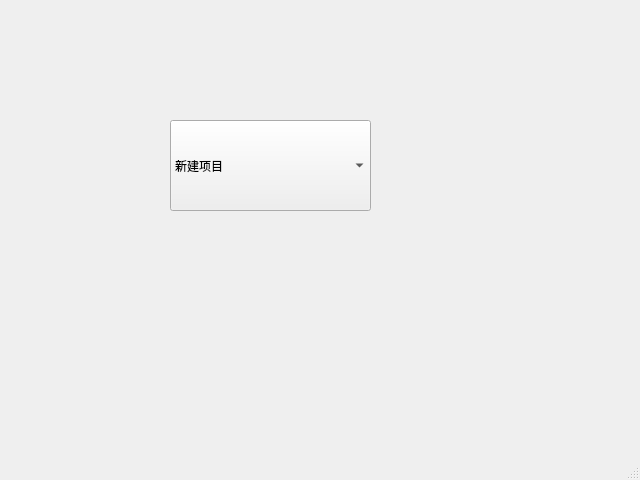
<?xml version="1.0" encoding="UTF-8"?>
<ui version="4.0">
 <class>MainWindow</class>
 <widget class="QMainWindow" name="MainWindow">
  <property name="geometry">
   <rect>
    <x>0</x>
    <y>0</y>
    <width>640</width>
    <height>480</height>
   </rect>
  </property>
  <property name="windowTitle">
   <string>MainWindow</string>
  </property>
  <widget class="QWidget" name="centralwidget">
   <widget class="QComboBox" name="comboBox">
    <property name="geometry">
     <rect>
      <x>170</x>
      <y>120</y>
      <width>201</width>
      <height>91</height>
     </rect>
    </property>
    <item>
     <property name="text">
      <string>新建项目</string>
     </property>
    </item>
    <item>
     <property name="text">
      <string>ca</string>
     </property>
    </item>
    <item>
     <property name="text">
      <string>新建项目</string>
     </property>
    </item>
   </widget>
  </widget>
  <widget class="QMenuBar" name="menubar">
   <property name="geometry">
    <rect>
     <x>0</x>
     <y>0</y>
     <width>640</width>
     <height>22</height>
    </rect>
   </property>
  </widget>
  <widget class="QStatusBar" name="statusbar"/>
 </widget>
 <resources/>
 <connections/>
</ui>
